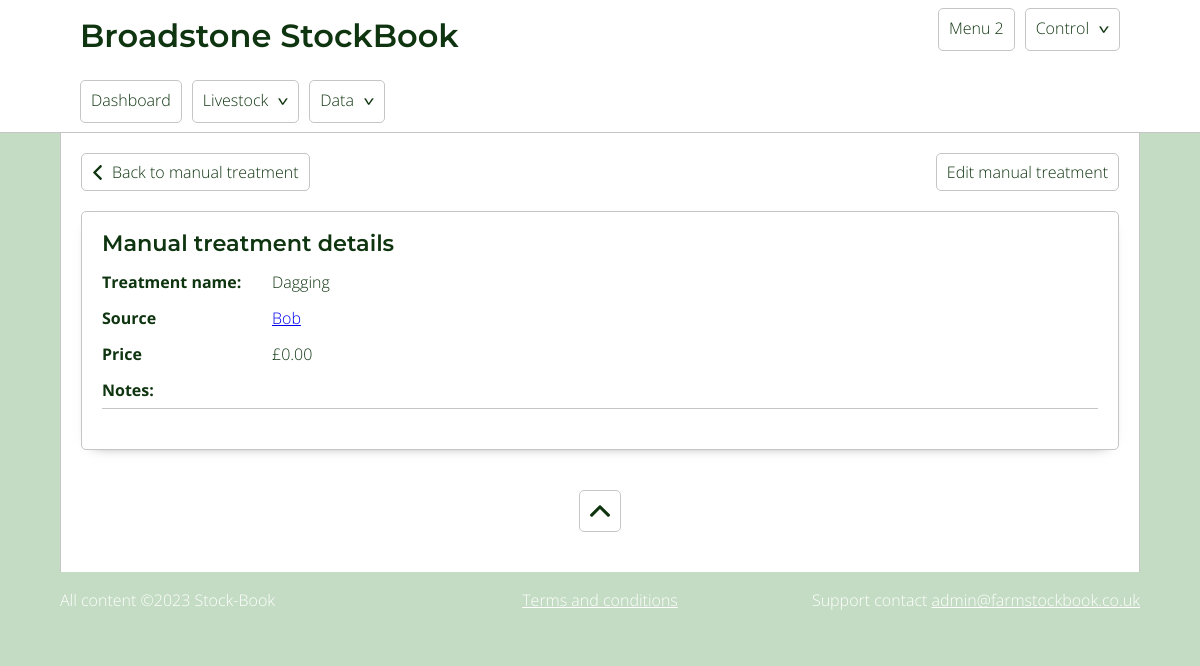
The page /manualTreatment.php?id=7 on the database its author committed.
### tables this page shows
CREATE TABLE `manual_treatment` (
  `id` int(11) NOT NULL,
  `treatment_name` varchar(500) NOT NULL,
  `notes` text DEFAULT NULL,
  `price` decimal(10,2) DEFAULT NULL,
  `supplier` int(11) NOT NULL
);

CREATE TABLE `supplier` (
  `id` int(11) NOT NULL,
  `supplier_name` varchar(400) NOT NULL,
  `supplies` text NOT NULL,
  `address` text NOT NULL,
  `website` varchar(400) NOT NULL,
  `email` varchar(400) NOT NULL,
  `telephone` varchar(100) NOT NULL,
  `notes` text NOT NULL,
  `deleted` tinyint(1) NOT NULL DEFAULT 0
);

### includes/classes/Generic.class.php (called while the page is built, shortened)
<?php
    class Generic extends Db{
            public function getSupplier($id){
                $query = "SELECT supplier_name FROM supplier WHERE :id = id";
                    $sql = self::$conn -> prepare($query);
                    $sql -> bindParam(':id', $id);
                    $sql -> execute();
                    $row = $sql -> fetch();
                    return $row['supplier_name'];
            }
    }
?>

### includes/classes/Db.class.php (called while the page is built, shortened)
<?php
    class Db{
            private $db_servername = "localhost";
            private $db_username = "flockbook";
            private $db_password = "flockbook";
            private $db_dbName = "fb_redesign";
            protected function connect(){
                $pdo = new PDO("mysql:host=$this->db_servername;dbname=$this->db_dbName", $this->db_username, $this->db_password);
                $pdo -> setAttribute(PDO::ATTR_ERRMODE, PDO::ERRMODE_EXCEPTION);
                return self::$conn = $pdo;
            }
    }
?>

### includes/classes/Functions.class.php (called while the page is built, shortened)
<?php
    class Functions extends Db{
            public function currencyFormat($number){
                return "&pound;" . number_format($number,2);
            }
    }
?>

### includes/classes/ManualTreatment.class.php (the view, shortened to what this page needs)
<?php
    class ManualTreatment extends Db{
            public function manualTreatmentCardSingle($site_data, $id, $returnType){
                $functions = new Functions();
                $generic = new Generic();
                    $query = "SELECT * FROM manual_treatment WHERE id = :id";
                    $sql = self::$conn -> prepare($query);
                    $sql -> bindParam(':id', $id);
                    $sql -> execute();
                    $row = $sql -> fetch();
                    $name = $row['treatment_name'];
                    $price = $functions -> currencyFormat($row['price']);
                    $notes = $row['notes'];
                    $supplier = $generic -> getSupplier($row['supplier']);
                    $data  = '';
                    $data .= "<p class='controls'>";
                        $data .= "<a href='$site_data[site_root]/manualTreatment' class='back'>Back to manual treatment</a>";
                        $data .= "<a class='right_aligned js_edit_btn' data-editid='$id' data-edittype='manualTreatment' data-form='edit_manualTreatment'>Edit manual treatment</a>";
                    $data .= "</p>";
                    $data .= "<div class='card manualTreatmentCard'>";
                    $data .= "  <h2>Manual treatment details</h2>";
                    $data .= "  <div class='col_2'>";
                    $data .= "      <div>";
                    $data .= "          <p><label>Treatment name:</label>$name</p>";
                    $data .= "          <p><label>Source</label><a href='$site_data[site_root]/suppliers?id=$row[supplier]'>$supplier</a></p>";
                    $data .= "          <p><label>Price</label>$price</p>";
                    $data .= "      </div>";
                    $data .= "  </div>";
                    $data.= "   <div>";
                    $data.= "       <p class='fullWidth'><label>Notes:</label>$notes</p>";
                    $data.= "   </div>";
                    $data .= "</div>";
                    if( $returnType == 'echo' ){
                        echo $data;
                    }else{
                        return $data;
                    }
            }
    }
?>

### includes/style/style.css (style rules this page uses)
a,abbr,acronym,address,applet,article,aside,audio,b,big,blockquote,body,canvas,caption,center,cite,code,dd,del,details,dfn,div,dl,dt,em,embed,fieldset,figcaption,figure,footer,form,h1,h2,h3,h4,h5,h6,header,hgroup,html,i,iframe,img,ins,kbd,label,legend,li,mark,menu,nav,object,ol,output,p,pre,q,ruby,s,samp,section,small,span,strike,strong,sub,summary,sup,table,tbody,td,tfoot,th,thead,time,tr,tt,u,ul,var,video { margin:0;padding:0;border:0;font-size:100%;font:inherit;vertical-align:baseline }
body { line-height:1 }
body { font-family:Open Sans,sans-serif;font-weight:300;font-size:16px;background-color:#c4dcc4;color:#0f3510;overflow-y:scroll }
p { margin:0 0 20px }
p label { font-weight:700;width:170px;padding-right:10px;vertical-align:top;display:inline-block }
p.fullWidth label { display:block;width:auto;margin:0 0 10px;border-bottom:1px solid #c5c5c5;padding:0 0 10px }
* { box-sizing:border-box }
h1,h2,h3,h4,h5 { font-family:Montserrat,sans-serif;font-weight:600;margin-bottom:20px;max-width:90% }
h2 { font-size:1.4em }
a.back { display:inline-block;background-image:url(/assets/img/left-arrow.svg);background-repeat:no-repeat;background-size:15px;background-position:8px 50%;text-decoration:none;color:#0f3510;padding:10px 10px 10px 30px;border:1px solid #c5c5c5;border-radius:5px }
a.right_aligned { display:inline-block;text-decoration:none;color:#0f3510;padding:10px;border:1px solid #c5c5c5;border-radius:5px;float:right;cursor:pointer }
.col_2 { display:flex;flex-wrap:wrap }
.col_2 div { flex-basis:49% }
.col_2 div:first-child { margin-right:10px }
.card { padding:20px;margin:10px 0 40px;box-shadow:0 5px 14px -13px #000;border:1px solid #c5c5c5;border-radius:5px }

### rows shown on the page
manual_treatment: treatment_name "Dagging", supplier.supplier_name "Bob", price "£0.00"

### other values the page prints
$site_data[site_name] "Broadstone"
$date "2023"
